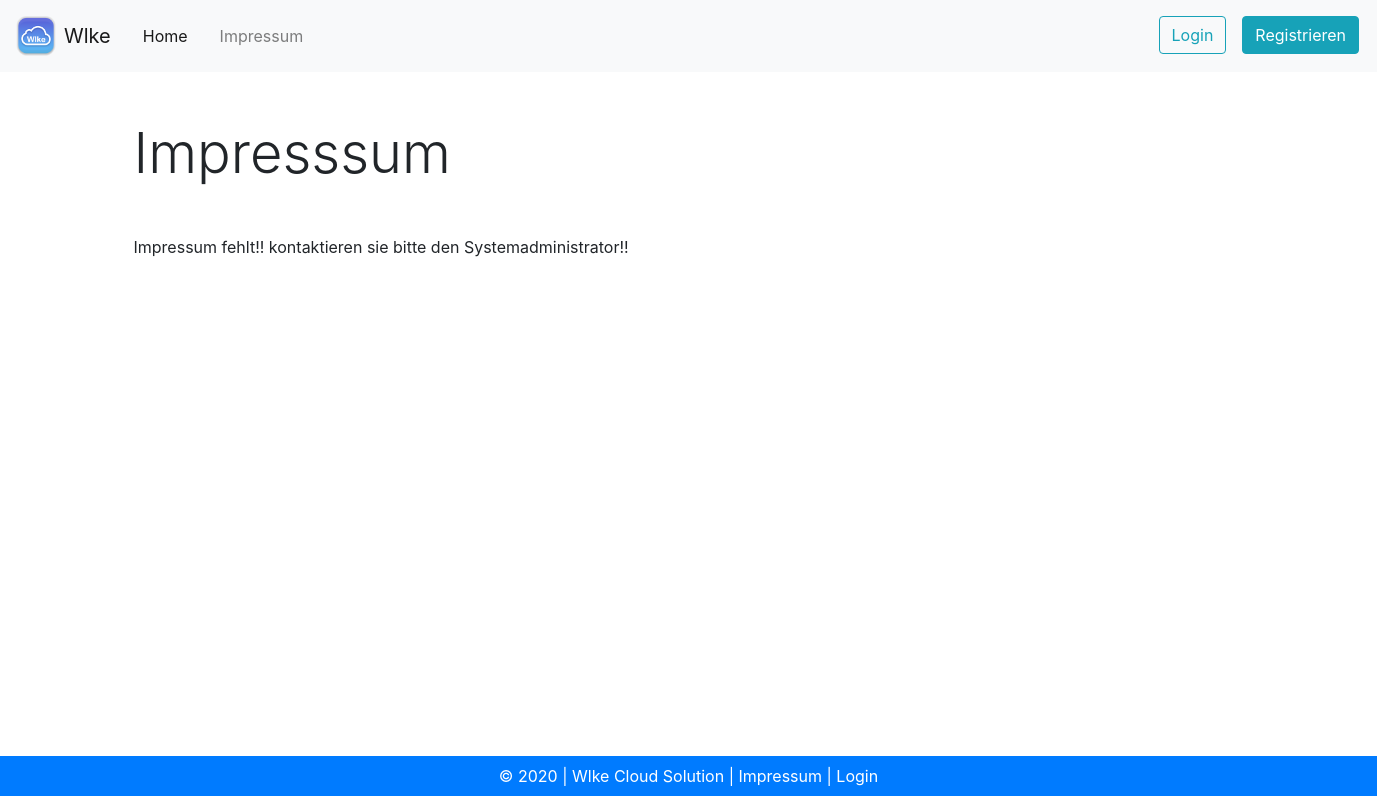
The page /impressum/ on the database its author committed.
### index/models.py (models this page shows, shortened)
class Impressum(models.Model):
    title = models.CharField(default="Impresssum", max_length=50, editable=False)
    content = models.TextField(default="Impressum fehlt!! kontaktieren sie bitte den Systemadministrator!!")

### index/views.py (the view)
# urls.py: path('impressum/', views.impressum, name="impressum")
def impressum(request):
    impressum_data = Impressum.objects.all().filter(id=1)
    data = {"impressum_data": impressum_data}
    return render(request, "index/impressum.html", data)

### index/templatetags/markdown_extras.py (called while the page is built)
@register.filter()
@stringfilter
def markdown(value):
    return md.markdown(value, extensions=['markdown.extensions.fenced_code'])

### templates/index/impressum.html
{% extends 'base.html' %} {% load markdown_extras %} {% block content %}
<br />
{% for impr in impressum_data %}
<div class="container">
  <h1 class="display-4">{{ impr.title }}</h1>
  <br />
  <p>{{ impr.content | markdown | safe}}</p>
</div>
{% endfor %} {% endblock %}

### rows shown on the page
Impressum: title "Impresssum", content "Impressum fehlt!! kontaktieren sie bitte den Systemadministrator!!"
